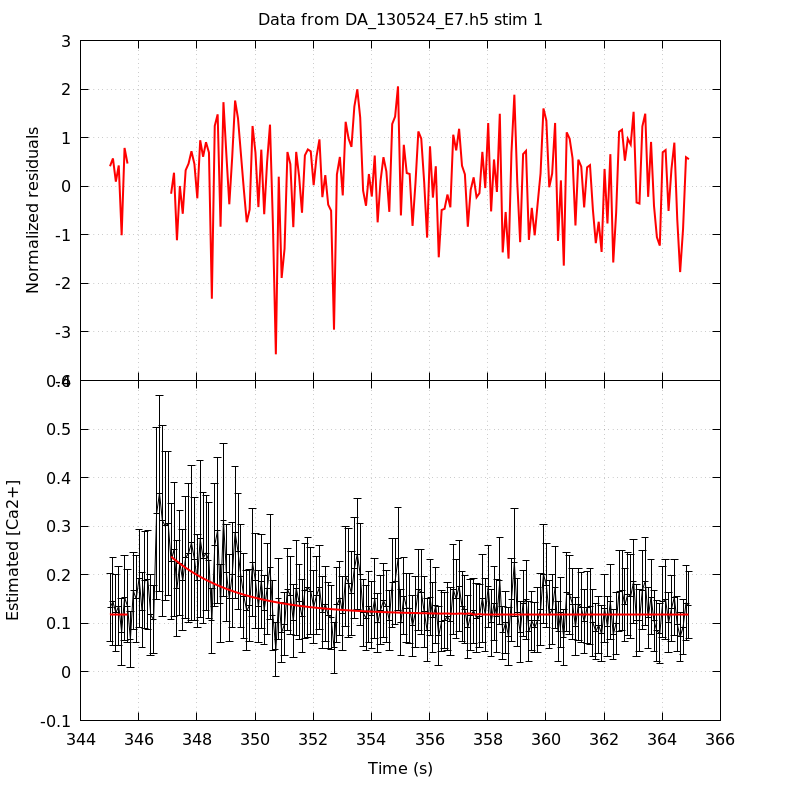

gnuplot code for this plot:
unset key
set grid
set multiplot title 'Data from DA_130524_E7.h5 stim 1' noenhanced layout 2,1 margins 0.1,0.9,0.1,0.95 spacing 0,0
set ylabel 'Normalized residuals'
set xtics format ''
plot 'DA_130524_E7_aba_RatioFit_s1' using 1:4 with lines linecolor rgb 'red' linewidth 2
set format x '%g'
set xlabel 'Time (s)'
set ylabel 'Estimated [Ca2+]'
plot 'DA_130524_E7_aba_CaRatio_s1' using 1:2:($3*1.96) with yerrorlines \
     linecolor rgb 'black' linewidth 1,                \
     'DA_130524_E7_aba_RatioFit_s1' using 1:3 with lines linecolor rgb 'red'\
     linewidth 2
unset multiplot
